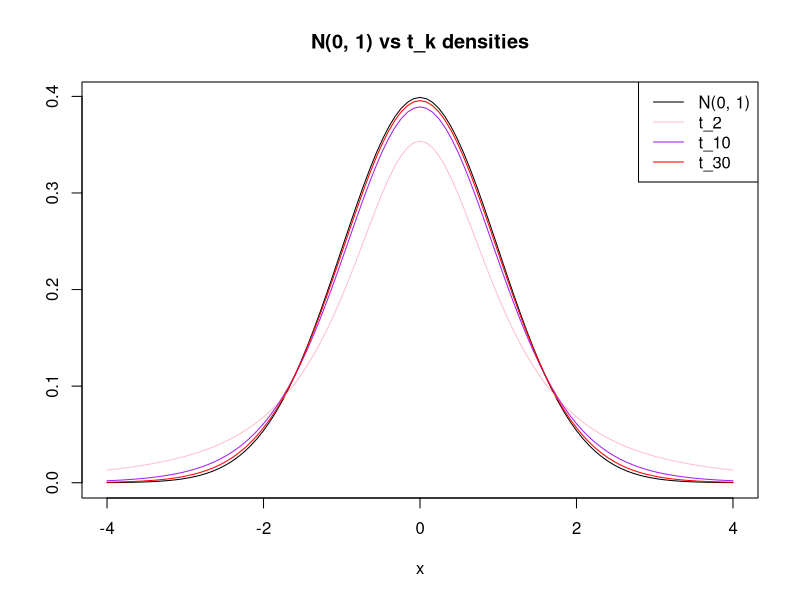

Reproduce this figure in R.

#
# sample size computation for mean
# 

alpha <- 0.01
w <- 2*0.5
sigma <- 1.5

n <- ceiling((2*qnorm(1-(alpha/2))*sigma/w)^2)

# # > n
# [1] 60
# > 

#
# N(0, 1) vs t_k distributions
#

curve(dnorm(x), from = -4, to = 4, col = "black", ylab = " ")
curve(dt(x, df = 2), from = -4, to = 4, col = "pink", add = T)
curve(dt(x, df = 10), from = -4, to = 4, col = "purple", add = T)
curve(dt(x, df = 30), from = -4, to = 4, col = "red", add = T)
legend("topright", legend = c("N(0, 1)", "t_2", "t_10", "t_30"), 
	col = c("black", "pink", "purple", "red"), lty = 1)
title("N(0, 1) vs t_k densities")


#
# unauthorized access example
#

x <- c(0.46, 0.38, 0.31, 0.24, 0.20, 0.31, 0.34, 0.42, 0.09, 0.18, 0.46, 0.21)

alpha <- 1-0.95
n <- length(x)

round(mean(x) + c(-1,1)*qt(1-(alpha/2), df = (n-1)) * sd(x)/sqrt(n), 2)



# > round(mean(x) + c(-1,1)*qt(1-(alpha/2), df = (n-1))*sd(x)/sqrt(n), 2)
# [1] 0.22 0.38
# > 


#
# execution time example
#

n <- 35
xmean <- 230
xsd <- 14
alpha <- 0.05

xmean + c(-1, 1)*qnorm(1-(alpha/2)) * (xsd/sqrt(n))

# > xmean + c(-1, 1)*qnorm(1-(alpha/2))*xsd/sqrt(n)
# [1] 225.3619 234.6381
# > 


#
# RAM chips example
#

n <- 50
phat <- 20/50
alpha <- 0.05
se.phat <- sqrt(phat * (1-phat)/n)

phat + c(-1, 1)*qnorm(1-(alpha/2))*se.phat

# > phat + c(-1, 1)*qnorm(1-(alpha/2))*se.phat
# [1] 0.2642097 0.5357903
# > 

#
# sample size computation for proportion
#

alpha <- 0.05
w <- 2*0.03 

ceiling((qnorm(1-(alpha/2))/w)^2)

# > ceiling((qnorm(1-(alpha/2))/w)^2)
# [1] 1068
# > 

